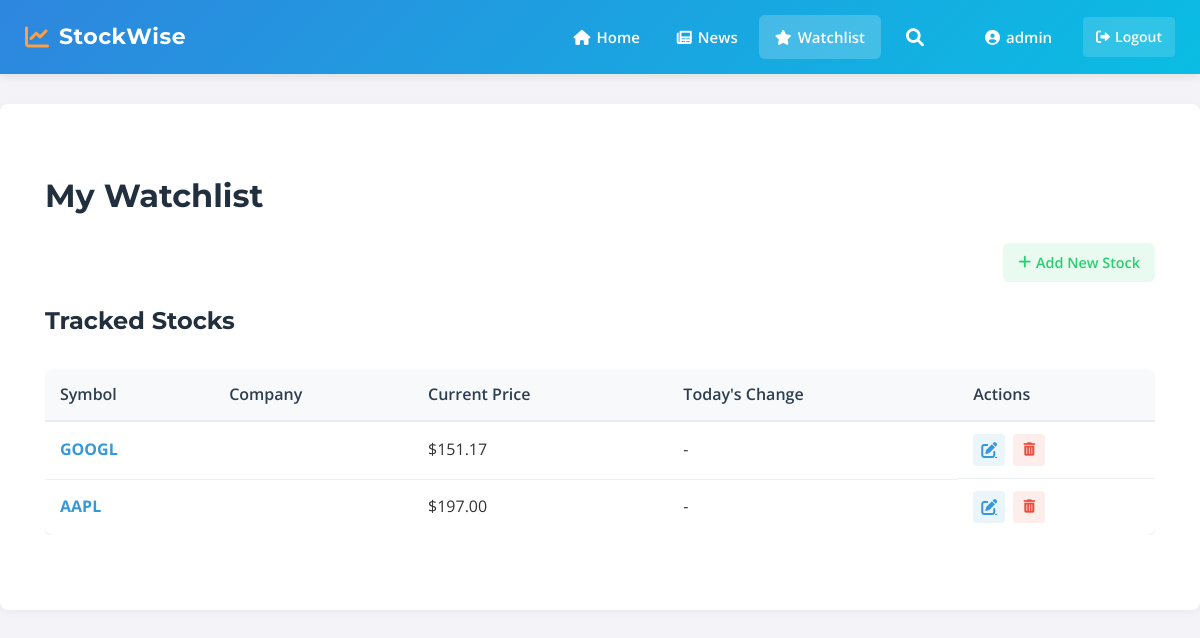
/watchlist/ (signed in), run on the app's committed database.
### stocks/models.py (models this page shows, shortened)
class WatchlistItem(models.Model):
    TRACKING_TYPES = (
        ('TRACKING', 'Just Tracking'),
        ('PURCHASED', 'Purchased'),
    )
    watchlist = models.ForeignKey(Watchlist, on_delete=models.CASCADE, related_name='items')
    symbol = models.CharField(max_length=10)
    tracking_type = models.CharField(max_length=10, choices=TRACKING_TYPES, default='TRACKING')
    purchase_price = models.DecimalField(max_digits=10, decimal_places=2, null=True, blank=True)
    purchase_quantity = models.DecimalField(max_digits=10, decimal_places=2, null=True, blank=True)
    purchase_date = models.DateField(null=True, blank=True)
    last_price = models.DecimalField(max_digits=10, decimal_places=2, null=True, blank=True)
    last_price_check = models.DateTimeField(null=True, blank=True)
    notes = models.TextField(blank=True, null=True)
    created_at = models.DateTimeField(auto_now_add=True)
    updated_at = models.DateTimeField(auto_now=True)
    class Meta:
        unique_together = ('watchlist', 'symbol')
        ordering = ['-created_at']

### stocks/views.py (the view, shortened to what this page needs)
# urls.py: path('watchlist/', views.watchlist, name='watchlist'),
@login_required
def watchlist(request: HttpRequest):
    watchlist, _created = Watchlist.objects.get_or_create(user=request.user) # Prefix unused 'created'
    items = watchlist.items.all()
    purchased_items = []
    tracked_items = []
    total_investment = Decimal('0.00')
    total_current_value = Decimal('0.00')
    for item in items:
        should_update = (not item.last_price_check or
                       (datetime.now().replace(tzinfo=None) - item.last_price_check.replace(tzinfo=None) > timedelta(days=1)))
        try:
            ticker = yf.Ticker(item.symbol)
            info = ticker.info
            name = info.get('shortName', info.get('longName', item.symbol))
            today_data = ticker.history(period='2d')
            if len(today_data) >= 2:
                yesterday_close = today_data['Close'][-2]
                today_close = today_data['Close'][-1]
                daily_change = today_close - yesterday_close
                daily_change_percent = (daily_change / yesterday_close) * 100 if yesterday_close > 0 else 0
            else:
                daily_change = None
                daily_change_percent = None
            item_detail = {
                'item': item,
                'name': name,
                'current_price': item.last_price,
                'daily_change': daily_change,
                'daily_change_percent': daily_change_percent
            }
            if item.tracking_type == 'PURCHASED':
                purchased_items.append(item_detail)
                if item.total_investment:
                    total_investment += item.total_investment
                if item.current_value:
                    total_current_value += item.current_value
            else:
                tracked_items.append(item_detail)
        except Exception as e:
            print(f"Error processing {item.symbol}: {e}")
            item_detail = {
                'item': item,
                'name': item.symbol,
                'current_price': item.last_price,
                'daily_change': None,
                'daily_change_percent': None
            }
            if item.tracking_type == 'PURCHASED':
                purchased_items.append(item_detail)
            else:
                tracked_items.append(item_detail)
    context = {
        'purchased_items': purchased_items,
        'tracked_items': tracked_items,
        'total_investment': total_investment,
        'total_current_value': total_current_value,
    }
    return render(request, 'stocks/watchlist.html', context)

### stocks/templates/stocks/watchlist.html (shortened to what this page needs)
{% extends 'stocks/base.html' %}
{% load humanize %}
{% load stock_tags %}
{% block content %}
<div class="watchlist-container">
    <h1>My Watchlist</h1>
    <div class="watchlist-actions">
        <a href="{% url 'add_to_watchlist' %}" class="btn btn-add-watchlist">
            <i class="fas fa-plus"></i> Add New Stock
        </a>
    </div>
    {% if purchased_items or tracked_items %}
        {% if tracked_items %}
            <h2>Tracked Stocks</h2>
            <div class="watchlist-section">
                <table class="watchlist-table">
                    <thead>
                        <tr>
                            <th>Symbol</th>
                            <th>Company</th>
                            <th>Current Price</th>
                            <th>Today's Change</th>
                            <th>Actions</th>
                        </tr>
                    </thead>
                    <tbody>
                        {% for detail in tracked_items %}
                            {% with item=detail.item %}
                            <tr>
                                <td class="symbol">
                                    <a href="{% url 'stock_detail' symbol=item.symbol %}">{{ item.symbol }}</a>
                                </td>
                                <td class="name">{{ detail.name }}</td>
                                <td class="current">${{ item.last_price|floatformat:2 }}</td>
                                <td class="today-change
                                    {% if detail.daily_change > 0 %}positive{% elif detail.daily_change < 0 %}negative{% endif %}">
                                    {% if detail.daily_change %}
                                        {{ detail.daily_change|floatformat:2 }} ({{ detail.daily_change_percent|floatformat:2 }}%)
                                    {% else %}
                                        -
                                    {% endif %}
                                </td>
                                <td class="actions">
                                    <a href="{% url 'edit_watchlist_item' item_id=item.id %}" class="btn-action btn-edit">
                                        <i class="fas fa-edit"></i>
                                    </a>
                                    <form method="POST" action="{% url 'remove_from_watchlist' item_id=item.id %}"
                                          class="delete-form" onsubmit="return confirm('Are you sure you want to remove {{ item.symbol }} from your watchlist?');">
                                        <button type="submit" class="btn-action btn-delete">
                                            <i class="fas fa-trash-alt"></i>
                                        </button>
                                    </form>
                                </td>
                            </tr>
                            {% endwith %}
                        {% endfor %}
                    </tbody>
                </table>
            </div>
        {% endif %}
    {% endif %}
</div>
{% endblock %}

### stocks/templates/stocks/base.html (shortened to what this page needs)
<!DOCTYPE html>
<html lang="en">
<head>
    <link rel="stylesheet" href="https://cdnjs.cloudflare.com/ajax/libs/font-awesome/6.0.0/css/all.min.css">
</head>
<body>
    <header>
        <div class="header-container">
            <a href="{% url 'home' %}" class="logo">
                <i class="fas fa-chart-line logo-icon"></i>
                <span class="logo-text">StockWise</span>
            </a>
            <div style="display: flex; align-items: center;">
                <nav class="nav-menu">
                    <a href="{% url 'home' %}" {% if request.resolver_match.url_name == 'home' %}class="active"{% endif %}>
                        <i class="fas fa-home"></i> Home
                    </a>
                    <a href="{% url 'stock_news' %}" {% if 'stock_news' in request.resolver_match.url_name %}class="active"{% endif %}>
                        <i class="fas fa-newspaper"></i> News
                    </a>
                    {% if user.is_authenticated %}
                    <a href="{% url 'watchlist' %}" {% if request.resolver_match.url_name == 'watchlist' %}class="active"{% endif %}>
                        <i class="fas fa-star"></i> Watchlist
                    </a>
                    {% endif %}
                </nav>
                <div class="header-search-container">
                    <button type="button" id="header-search-toggle" title="Search Stocks">
                        <i class="fas fa-search"></i>
                    </button>
                </div>
                <div class="auth-menu">
                    {% if user.is_authenticated %}
                        <a href="{% url 'account' %}" class="nav-username-link" title="Manage Account">
                            <i class="fas fa-user-circle"></i>
                            {{ user.username }}
                        </a>
                        <a href="{% url 'logout' %}" class="btn btn-logout" style="margin-left: 10px;">
                            <i class="fas fa-sign-out-alt"></i> Logout
                        </a>
                    {% endif %}
                </div>
            </div>
        </div>
    </header>
    <div class="container">
            {% block content %}{% endblock %}
    </div>
</body>
</html>

### stocks/templates/stocks/base.html (style rules this page uses)
:root { --primary-color: #2e86de; --secondary-color: #0abde3; --accent-color: #ff9f43; --dark-color: #222f3e; --light-color: #f5f6fa; --text-color: #333; --heading-font: 'Montserrat', sans-serif; --body-font: 'Open Sans', sans-serif; }
body { font-family: var(--body-font); line-height: 1.6; margin: 0; padding: 0; background-color: #f4f4f8; color: var(--text-color); }
.container { max-width: 1200px; margin: auto; background: #fff; padding: 25px; border-radius: 8px; box-shadow: 0 2px 10px rgba(0,0,0,0.05); }
h1, h2, h3 { font-family: var(--heading-font); color: var(--dark-color); font-weight: 700; }
header { background: linear-gradient(135deg, var(--primary-color), var(--secondary-color)); color: #fff; box-shadow: 0 2px 10px rgba(0,0,0,0.1); position: sticky; top: 0; z-index: 1000; padding: 0; margin-bottom: 30px; }
.header-container { display: flex; justify-content: space-between; align-items: center; padding: 15px 25px; max-width: 1200px; margin: 0 auto; }
.logo { display: flex; align-items: center; text-decoration: none; color: white; }
.logo-icon { font-size: 24px; margin-right: 10px; color: var(--accent-color); }
.logo-text { font-family: var(--heading-font); font-size: 22px; font-weight: 700; letter-spacing: 0.5px; }
.nav-menu { display: flex; gap: 5px; }
.nav-menu a { color: white; text-decoration: none; padding: 10px 16px; border-radius: 6px; font-weight: 600; font-size: 15px; transition: all 0.2s ease; display: flex; align-items: center; }
.nav-menu a i { margin-right: 6px; }
.nav-menu a.active { background-color: rgba(255, 255, 255, 0.2); }
.btn { display: inline-block; padding: 8px 15px; font-size: 0.9em; font-weight: bold; text-align: center; text-decoration: none; border-radius: 4px; cursor: pointer; border: 1px solid transparent; transition: background-color 0.2s ease; }
.auth-menu { display: flex; align-items: center; margin-left: 20px; }
.auth-menu .btn { padding: 8px 12px; font-size: 14px; font-weight: 600; border-radius: 4px; transition: all 0.2s; display: flex; align-items: center; text-decoration: none; }
.auth-menu .btn i { margin-right: 5px; }
.btn-logout { background-color: rgba(255, 255, 255, 0.15); color: white; }
.nav-username-link { color: white; text-decoration: none; padding: 10px 16px; border-radius: 6px; font-weight: 600; font-size: 15px; transition: all 0.2s ease; display: flex; align-items: center; margin-right: 5px; }
.nav-username-link i { margin-right: 6px; }
.header-search-container { position: relative; margin: 0 15px; }
#header-search-toggle { background: none; border: none; color: white; font-size: 18px; cursor: pointer; padding: 10px; display: flex; align-items: center; }

### stocks/templates/stocks/watchlist.html (style rules this page uses)
.watchlist-container { max-width: 1200px; margin: 0 auto; padding: 20px; }
.watchlist-actions { display: flex; justify-content: flex-end; margin-bottom: 20px; }
.btn-add-watchlist { padding: 8px 15px; border-radius: 6px; background-color: rgba(46, 204, 113, 0.1); color: #2ecc71; border: none; cursor: pointer; text-decoration: none; font-weight: 600; display: flex; align-items: center; transition: all 0.2s; }
.btn-add-watchlist i { margin-right: 5px; }
.watchlist-section { margin-bottom: 30px; overflow-x: auto; }
.watchlist-table { width: 100%; border-collapse: collapse; margin-top: 10px; background: white; box-shadow: 0 1px 3px rgba(0, 0, 0, 0.1); border-radius: 8px; overflow: hidden; }
.watchlist-table th { background: #f8f9fa; padding: 12px 15px; text-align: left; font-weight: 600; color: #2c3e50; border-bottom: 2px solid #e9ecef; }
.watchlist-table td { padding: 12px 15px; border-bottom: 1px solid #ecf0f1; }
.watchlist-table tr:last-child td { border-bottom: none; }
.actions { display: flex; gap: 8px; }
.btn-action { width: 32px; height: 32px; display: flex; align-items: center; justify-content: center; border: none; border-radius: 4px; cursor: pointer; color: white; transition: all 0.2s; }
.btn-edit { background-color: rgba(52, 152, 219, 0.1); color: #3498db; }
.btn-delete { background-color: rgba(231, 76, 60, 0.1); color: #e74c3c; }
.delete-form { margin: 0; }
.symbol a { font-weight: bold; text-decoration: none; color: #3498db; }

### data on the page
WatchlistItem: item.symbol "GOOGL", item.last_price "151.17"
WatchlistItem: item.symbol "AAPL", item.last_price "197.00"

### other printed values
{{ user.username }} "admin"
